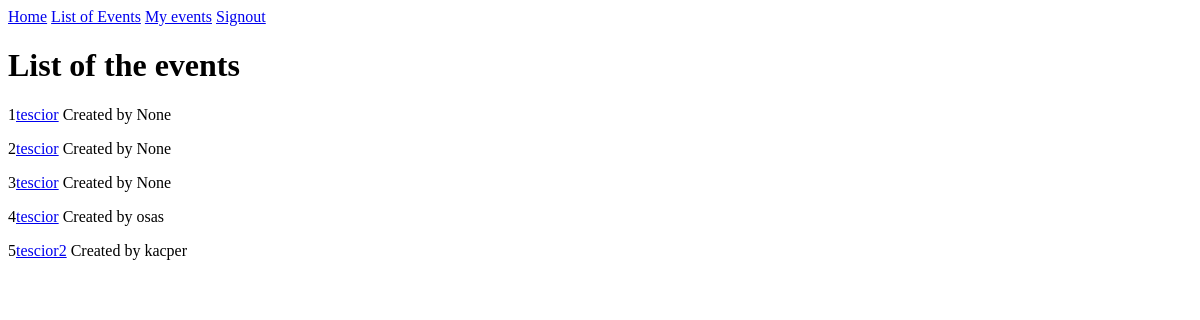
The page /eventslist/ on the database as committed earlier.
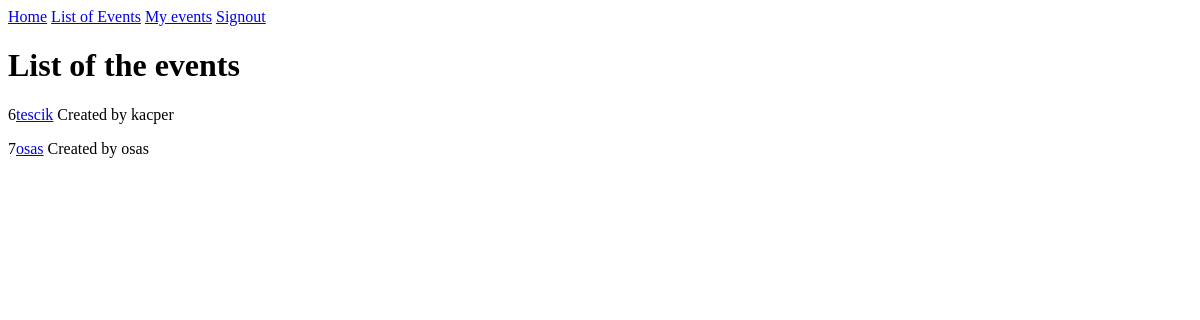
The same page on the database as committed later.
### main/models.py (models this page shows, shortened)
class Events(models.Model):
    user = models.ForeignKey(
        User,
        on_delete=models.CASCADE,
        related_name="event",
        null=True)
    name = models.CharField(
        max_length=200
        )
    date = models.DateField(
        default = timezone.now
        )
    description = models.CharField(
        max_length = 2000)
    country = models.CharField(
        max_length = 25
        )
    city = models.CharField(
        max_length = 75
        )

### main/views.py (the view)
# urls.py: path("eventslist/", views.eventslist, name="eventslist"),
def eventslist(response):
    items = Events.objects.all()
    context = {
        'items':items,
    }
    return render(response, "main/eventslist.html",context)

### main/templates/main/eventslist.html (shortened to what this page needs)
{% extends 'main/base.html' %}
{% block content %}
    <h1>List of the events</h1>
    {% if items %}
        {% for i in items %}
            <p>{{ i.id }}<a href="/{{ i.id }}">{{ i.name }}</a> Created by {{ i.user }}</p>
        {% endfor %}
    {% else %}
        <p>Curently no events</p>
    {% endif %}
{% endblock %}

### main/templates/main/base.html (shortened to what this page needs)
<!DOCTYPE html>
<html lang="en">
<head>
</head>
<body>
    {% block header %}<div id="header"><a href="/site">Home</a> <a href="/eventslist">List of Events</a> <a href="/mylist">My events</a> <a href="/signout">Signout</a></div> {% endblock %}
    <div id="content", name="content">
            {% block content %}
            {% endblock %}
    </div>
</body>
</html>

Rows that differ between the two databases and show on the page:
removed Events: id "1", name "tescior", user "None"
removed Events: id "2", name "tescior", user "None"
removed Events: id "3", name "tescior", user "None"
removed Events: id "4", name "tescior", user "osas"
removed Events: id "5", name "tescior2", user "kacper"
added Events: id "6", name "tescik", user "kacper"
added Events: id "7", name "osas", user "osas"
